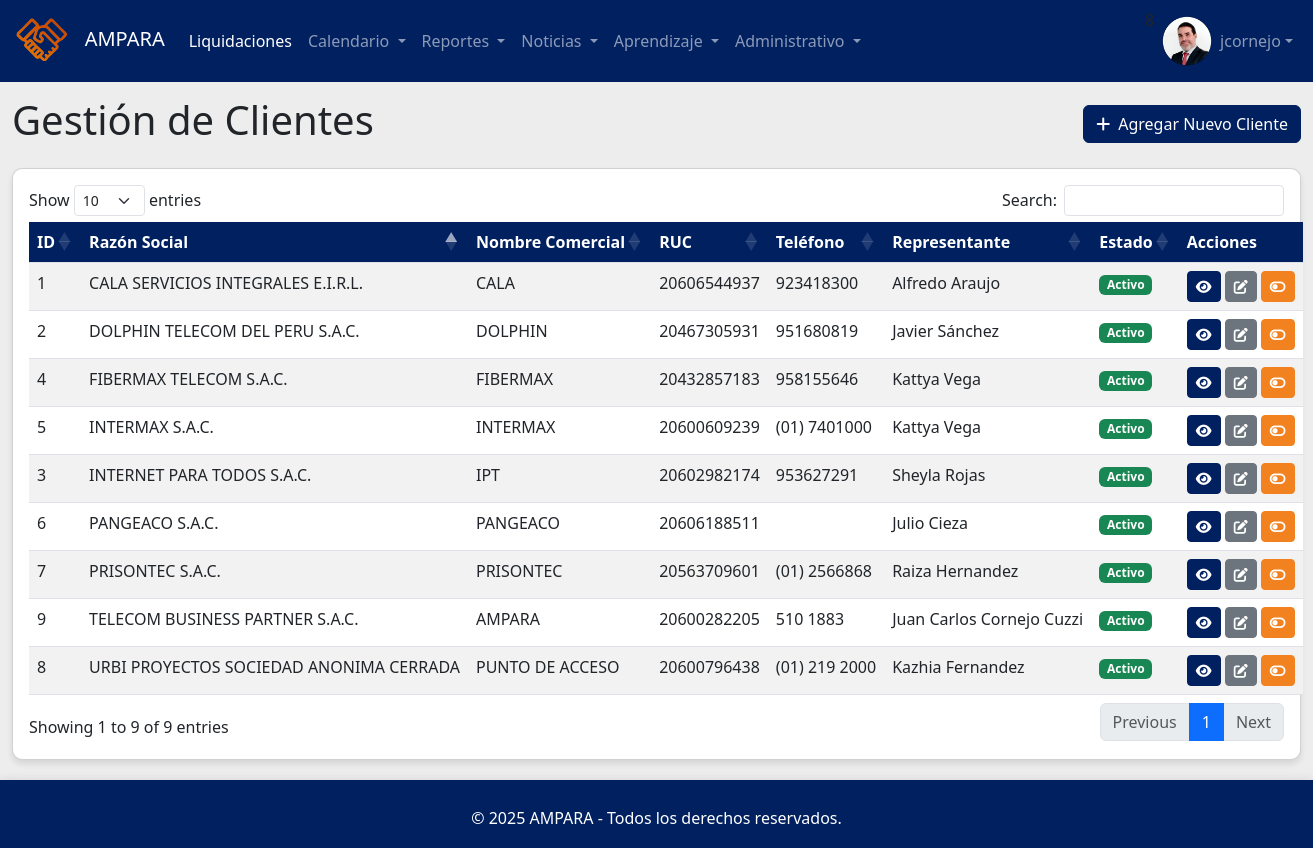
/clientes.php (signed in), run on the app's committed database.
### tables this page shows
CREATE TABLE `empleado` (
  `idempleado` int(11) NOT NULL,
  `nombres` varchar(100) NOT NULL,
  `paterno` varchar(50) NOT NULL,
  `materno` varchar(50) NOT NULL,
  `nombrecorto` varchar(50) DEFAULT NULL,
  `dni` varchar(10) NOT NULL,
  `nacimiento` date NOT NULL,
  `lugarnacimiento` varchar(100) NOT NULL,
  `domicilio` varchar(150) NOT NULL,
  `estadocivil` varchar(50) NOT NULL,
  `correopersonal` varchar(100) NOT NULL,
  `correocorporativo` varchar(100) NOT NULL,
  `telcelular` varchar(15) NOT NULL,
  `telfijo` varchar(10) NOT NULL,
  `horasmeta` int(11) NOT NULL DEFAULT 30,
  `area` varchar(50) NOT NULL,
  `cargo` varchar(50) NOT NULL,
  `derechohabiente` varchar(50) NOT NULL,
  `cantidadhijos` int(11) NOT NULL,
  `contactoemergencia` varchar(100) NOT NULL,
  `nivelestudios` varchar(50) NOT NULL,
  `regimenpension` varchar(50) NOT NULL,
  `fondopension` varchar(50) NOT NULL,
  `cussp` varchar(50) NOT NULL,
  `modalidad` varchar(50) NOT NULL,
  `rutafoto` varchar(250) NOT NULL,
  `activo` int(11) NOT NULL,
  `editor` int(11) NOT NULL DEFAULT 0,
  `registrado` timestamp NOT NULL DEFAULT current_timestamp(),
  `modificado` timestamp NOT NULL DEFAULT current_timestamp()
);

CREATE TABLE `cliente` (
  `idcliente` int(11) NOT NULL,
  `razonsocial` varchar(50) NOT NULL,
  `nombrecomercial` varchar(50) NOT NULL,
  `ruc` varchar(15) NOT NULL,
  `direccion` varchar(150) NOT NULL,
  `telefono` varchar(15) NOT NULL,
  `sitioweb` varchar(150) NOT NULL,
  `representante` varchar(100) NOT NULL,
  `telrepresentante` varchar(15) NOT NULL,
  `correorepre` varchar(150) NOT NULL,
  `gerente` varchar(150) NOT NULL,
  `telgerente` varchar(15) NOT NULL,
  `correogerente` varchar(150) NOT NULL,
  `activo` int(11) NOT NULL DEFAULT 1,
  `editor` int(11) NOT NULL DEFAULT 1,
  `registrado` timestamp NOT NULL DEFAULT current_timestamp(),
  `modificado` timestamp NOT NULL DEFAULT current_timestamp()
);

### funciones.php (called while the page is built, shortened)
<?php
require_once 'conexion.php';
function obtenerTodosClientes_crud($filtros = []) {
    global$pdo;
   $sql = "SELECT * FROM cliente WHERE 1=1";
   $params = [];
   $sql .= " ORDER BY nombrecomercial ASC";
   $stmt =$pdo->prepare($sql);
   $stmt->execute($params);
    return$stmt->fetchAll(PDO::FETCH_ASSOC);
}
?>

### clientes.php (the view, shortened to what this page needs)
<?php
require_once 'includes/header.php';
require_once 'funciones.php';
$clientes = obtenerTodosClientes_crud();
?>
<div class="container-fluid mt-4">
    <div class="d-flex justify-content-between align-items-center mb-3">
        <h1>Gestión de Clientes</h1>
        <a href="registrar_cliente.php" class="btn btn-primary">
            <i class="fas fa-plus me-2"></i>Agregar Nuevo Cliente
        </a>
    </div>
    <div class="card">
        <div class="card-body">
            <table id="tablaClientes" class="table table-striped table-hover dt-responsive nowrap" style="width:100%">
                <thead>
                    <tr>
                        <th>ID</th>
                        <th>Razón Social</th>
                        <th>Nombre Comercial</th>
                        <th>RUC</th>
                        <th>Teléfono</th>
                        <th>Representante</th>
                        <th>Estado</th>
                        <th>Acciones</th>
                    </tr>
                </thead>
                <tbody>
                    <?php if (!empty($clientes)): ?>
                        <?php foreach ($clientes as $cliente): ?>
                            <tr>
                                <td><?php echo htmlspecialchars($cliente['idcliente']); ?></td>
                                <td><?php echo htmlspecialchars($cliente['razonsocial']); ?></td>
                                <td><?php echo htmlspecialchars($cliente['nombrecomercial']); ?></td>
                                <td><?php echo htmlspecialchars($cliente['ruc']); ?></td>
                                <td><?php echo htmlspecialchars($cliente['telefono']); ?></td>
                                <td><?php echo htmlspecialchars($cliente['representante']); ?></td>
                                <td>
                                    <?php if ($cliente['activo'] == 1): ?>
                                        <span class="badge bg-success">Activo</span>
                                    <?php else: ?>
                                        <span class="badge bg-danger">Inactivo</span>
                                    <?php endif; ?>
                                </td>
                                <td>
                                    <button type="button" class="btn btn-primary btn-sm ver-cliente"
                                            data-id="<?php echo $cliente['idcliente']; ?>"
                                            data-bs-toggle="modal" data-bs-target="#modalVerCliente"
                                            title="Ver Detalles del Cliente">
                                        <i class="fas fa-eye"></i>
                                    </button>
                                    <a href="editar_cliente.php?id=<?php echo $cliente['idcliente']; ?>" class="btn btn-secondary btn-sm" title="Editar Cliente">
                                        <i class="fas fa-edit"></i>
                                    </a>
                                    <button type="button" class="btn btn-<?php echo $cliente['activo'] ? 'orange' : 'success'; ?> btn-sm cambiar-estado-cliente"
                                            data-id="<?php echo $cliente['idcliente']; ?>"
                                            data-nombre="<?php echo htmlspecialchars($cliente['nombrecomercial']); ?>"
                                            data-estado-actual="<?php echo $cliente['activo']; ?>"
                                            title="<?php echo $cliente['activo'] ? 'Desactivar' : 'Activar'; ?> Cliente">
                                        <i class="fas fa-<?php echo $cliente['activo'] ? 'toggle-off' : 'toggle-on'; ?>"></i>
                                    </button>
                                </td>
                            </tr>
                        <?php endforeach; ?>
                    <?php else: ?>
                        <tr>
                            <td colspan="8" class="text-center">No hay clientes registrados.</td>
                        </tr>
                    <?php endif; ?>
                </tbody>
            </table>
        </div>
    </div>
</div>
<?php
require_once 'includes/footer.php';
?>

### includes/header.php (shortened to what this page needs)
<?php
require_once 'conexion.php';
$ruta_foto_usuario = 'img/fotos/empleados/usuario01.png';
$nombre_usuario_display = 'Usuario';
$tipo_usuario_actual = null;
if (isset($_SESSION['idusuario'])) {
    if (isset($_SESSION['nombre_usuario'])) {
        $nombre_usuario_display = htmlspecialchars($_SESSION['nombre_usuario']);
    }
    if (isset($_SESSION['idemp']) && $pdo) {
        try {
            $stmt_foto = $pdo->prepare("SELECT rutafoto FROM empleado WHERE idempleado = :idemp AND activo = 1");
            $stmt_foto->bindParam(':idemp', $_SESSION['idemp']);
            $stmt_foto->execute();
            $empleado_info = $stmt_foto->fetch(PDO::FETCH_ASSOC);
            if ($empleado_info && !empty($empleado_info['rutafoto'])) {
                $ruta_foto_usuario = htmlspecialchars($empleado_info['rutafoto']);
            }
        } catch (PDOException $e) {
            error_log("Error al obtener rutafoto: " . $e->getMessage());
        }
    }
    if (isset($_SESSION['tipo_usuario'])) {
        $tipo_usuario_actual = $_SESSION['tipo_usuario'];
    }
}
?>
<!DOCTYPE html>
<html lang="es">
<head>
    <link href="https://cdn.jsdelivr.net/npm/bootstrap@5.3.0/dist/css/bootstrap.min.css" rel="stylesheet">
    <link rel="stylesheet" href="https://cdnjs.cloudflare.com/ajax/libs/font-awesome/6.0.0/css/all.min.css">
    <link rel="stylesheet" href="https://cdn.datatables.net/1.11.5/css/dataTables.bootstrap5.min.css">
    <link rel="stylesheet" href="css/estilo.css">
</head>
<body>
    <nav class="navbar navbar-expand-lg navbar-dark bg-primary fixed-top">
        <div class="container-fluid">
            <a class="navbar-brand" href="index.php">
                <img src="img/logo_0.png" alt="Logo" style="height: 50px; margin-right: 10px;">
               AMPARA
            </a>
            <div class="collapse navbar-collapse" id="navbarNavPrincipal">
                <ul class="navbar-nav me-auto mb-2 mb-lg-0">
                    <li class="nav-item">
                        <a class="nav-link active" aria-current="page" href="liquidaciones.php">Liquidaciones</a>
                    </li>
                     <li class="nav-item dropdown">
                        <a class="nav-link dropdown-toggle" href="#" id="navbarDropdownCalendario" role="button" data-bs-toggle="dropdown" aria-expanded="false">
                            Calendario
                        </a>
                    </li>
                    <li class="nav-item dropdown">
                        <a class="nav-link dropdown-toggle" href="#" id="navbarDropdownReportes" role="button" data-bs-toggle="dropdown" aria-expanded="false">
                            Reportes
                        </a>
                    </li>
                    <li class="nav-item dropdown">
                        <a class="nav-link dropdown-toggle" href="#" id="navbarDropdownNoticias" role="button" data-bs-toggle="dropdown" aria-expanded="false">
                            Noticias
                        </a>
                    </li>
                      <li class="nav-item dropdown">
                        <a class="nav-link dropdown-toggle" href="#" id="navbarDropdownAprendizaje" role="button" data-bs-toggle="dropdown" aria-expanded="false">
                            Aprendizaje
                        </a>
                    </li>
                    <?php if ($tipo_usuario_actual == 1):  ?>
                    <li class="nav-item dropdown">
                        <a class="nav-link dropdown-toggle" href="#" id="navbarDropdownAdministrativo" role="button" data-bs-toggle="dropdown" aria-expanded="false">
                            Administrativo
                        </a>
                    </li>
                    <?php endif;?>
                </ul>
                <ul class="navbar-nav ms-auto">
                    <?php if (isset($_SESSION['idusuario'])): echo $_SESSION['idemp'];?>
                        <li class="nav-item dropdown">
                            <a class="nav-link dropdown-toggle d-flex align-items-center" href="#" id="navbarDropdownUser" role="button" data-bs-toggle="dropdown" aria-expanded="false">
                                <img  src="<?php echo $ruta_foto_usuario; ?>" alt="Foto de perfil" class="rounded-circle me-2 user-avatar"  style="height: 50px; width: 50px;">
                                <?php echo $nombre_usuario_display; ?>
                            </a>
                        </li>
                    <?php else: ?>
                        <li class="nav-item">
                            <a class="nav-link" href="../login.php">Iniciar Sesión</a>
                        </li>
                    <?php endif; ?>
                </ul>
            </div>
        </div>
    </nav>
    <div class="container-fluid main-content">
    </div>

### css/estilo.css (style rules this page uses)
:root { --color-primary: #012060; --color-secondary: #f28120; --color-light: #ededed; --color-white: #ffffff; }
body { background-color: var(--color-light); }
.bg-primary { background-color: var(--color-primary) !important; }
.btn-primary { background-color: var(--color-primary); border-color: var(--color-primary); }
.btn-orange { background-color: var(--color-secondary); border-color: var(--color-secondary); color: white; }
.card { border-radius: 10px; box-shadow: 0 4px 6px rgba(0, 0, 0, 0.1); margin-bottom: 20px; }
.table th { background-color: var(--color-primary); color: white; }

### includes/header.php (style rules this page uses)
body { padding-top: 56px; }
.user-avatar { width: 32px; height: 32px; object-fit: cover; }
.main-content { padding-top: 1rem; }

### data on the page
empleado: rutafoto (picture)
cliente: idcliente "9", razonsocial "TELECOM BUSINESS PARTNER S.A.C.", nombrecomercial "AMPARA", ruc "20600282205", telefono "510 1883", representante "Juan Carlos Cornejo Cuzzi", activo "Activo"
cliente: idcliente "1", razonsocial "CALA SERVICIOS INTEGRALES E.I.R.L.", nombrecomercial "CALA", ruc "20606544937", telefono "923418300", representante "Alfredo Araujo", activo "Activo"
cliente: idcliente "2", razonsocial "DOLPHIN TELECOM DEL PERU S.A.C.", nombrecomercial "DOLPHIN", ruc "20467305931", telefono "951680819", representante "Javier Sánchez", activo "Activo"
cliente: idcliente "4", razonsocial "FIBERMAX TELECOM S.A.C.", nombrecomercial "FIBERMAX", ruc "20432857183", telefono "958155646", representante "Kattya Vega", activo "Activo"
cliente: idcliente "5", razonsocial "INTERMAX S.A.C.", nombrecomercial "INTERMAX", ruc "20600609239", telefono "(01) 7401000", representante "Kattya Vega", activo "Activo"
cliente: idcliente "3", razonsocial "INTERNET PARA TODOS S.A.C.", nombrecomercial "IPT", ruc "20602982174", telefono "953627291", representante "Sheyla Rojas", activo "Activo"
cliente: idcliente "6", razonsocial "PANGEACO S.A.C.", nombrecomercial "PANGEACO", ruc "20606188511", representante "Julio Cieza", activo "Activo"
cliente: idcliente "7", razonsocial "PRISONTEC S.A.C.", nombrecomercial "PRISONTEC", ruc "20563709601", telefono "(01) 2566868", representante "Raiza Hernandez", activo "Activo"
cliente: idcliente "8", razonsocial "URBI PROYECTOS SOCIEDAD ANONIMA CERRADA", nombrecomercial "PUNTO DE ACCESO", ruc "20600796438", telefono "(01) 219 2000", representante "Kazhia Fernandez", activo "Activo"

### other printed values
$nombre_usuario_display "jcornejo"
